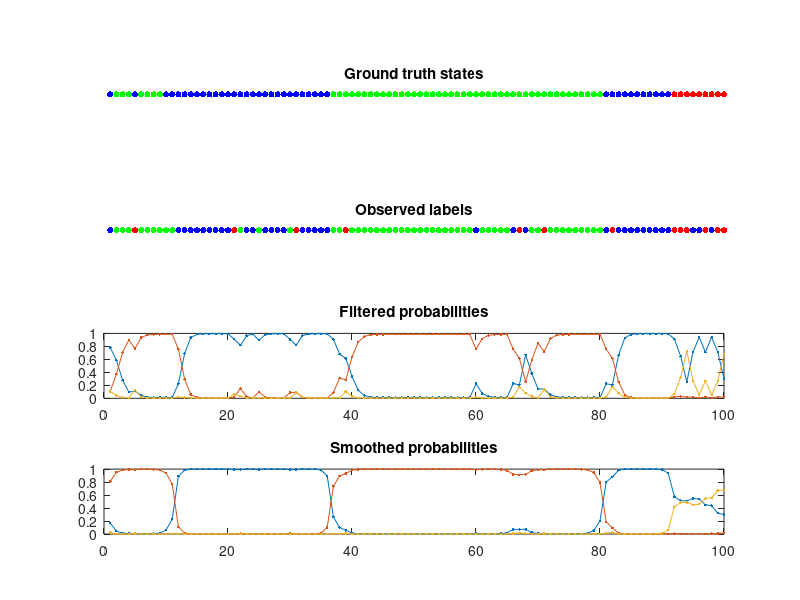
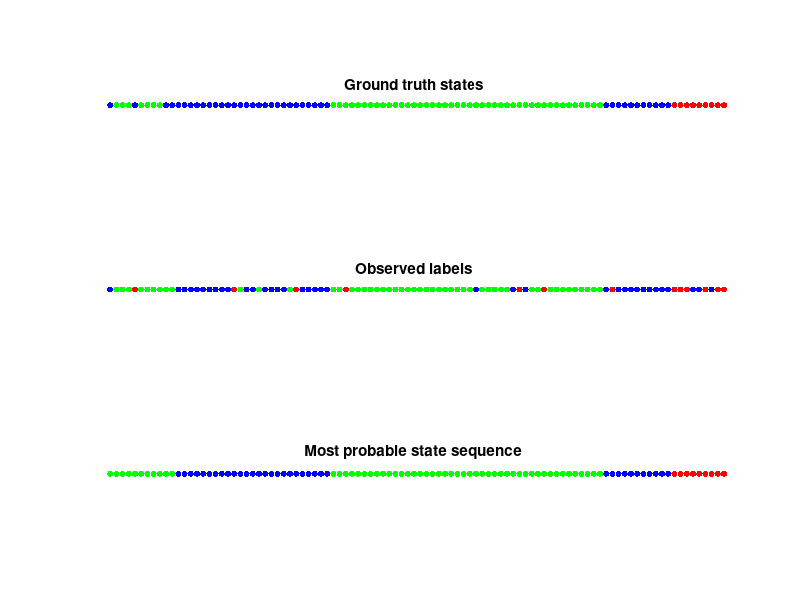

Write MATLAB code to recreate these figures, in order.
% Human-Oriented Robotics Course
% Social Robotics Lab, University of Freiburg, Kai Arras
% (c) SRL, 2014
% Exercise 8: Hidden Markov Model

clc; clear;

% Random seed (change in Ex8.1 + Ex8.2)
RNDSEED = 15;
% Sequence length K
NOBSERVATIONS = 100;    
% Note the coloring of the states: 1: blue, 2: green, 3: red

% Set seed and define some variables
rand('twister',RNDSEED);
nobs = NOBSERVATIONS;  % alias for better code readability
nstates = 3;


%% HMM Parameters
% Transition matrix A : syntax (i,j) means from state i to state j
% Observation matrix E: syntax (i,j) means prob. that symbol j is observed in state i
A = [0.97  0.02  0.01;
    0.03  0.95  0.02;
    0.025  0.025  0.95];
E = [0.7  0.2  0.1;
     0.1  0.8  0.1;
     0.1  0.1  0.6];
% Priors: uniform priors over states
priors = 1/nstates*ones(nstates,1);

% Generate a random state and observation sequence given the HMM parameters 
[obs, states] = hmmgenerate(nobs,A,E);


%% --- Exercise 8.1: Forward-backward algorithm
% Forward pass
alpha = zeros(nstates,nobs+1);
alpha(:,1) = priors;
for i = 2:nobs+1,
  % Recursive filtering equation
  Ed = diag(E(:,obs(i-1)));
  alphai = Ed * A' * alpha(:,i-1);
  % Normalization
  alpha(:,i) = alphai ./ sum(alphai);
end;

% Backward pass
x = zeros(nstates,nobs+1);
beta = zeros(nstates,nobs+1);
beta(:,end) = ones(nstates,1);
for i = nobs+1:-1:2,
  % Multiplication and normalization
  xi = alpha(:,i) .* beta(:,i);
  x(:,i) = xi ./ sum(xi);
  % Recursive smoothing equation
  Ed = diag(E(:,obs(i-1)));
  beta(:,i-1) = A * Ed * beta(:,i);
end;


%% --- Exercise 8.2: Viterbi Algorithm

% Initializations
mu    = zeros(nstates,nobs);  % probabilites of most likely path so far
smax  = zeros(nstates,nobs);  % states of most likely path so far
mu(:,1) = diag(E(:,obs(1))) * priors; 
% Main loop
for i = 2:nobs,
  Ed = diag(E(:,obs(i)));
  [m, smax(:,i)] = max(A'*diag(mu(:,i-1)),[],2);
  mu(:,i) = Ed * m;
end;
% Reconstruct most likely sequence
xstar = zeros(1,nobs);
[m, smaxlast] = max(mu(:,end));
xstar(end) = smaxlast;
simax = smaxlast;
for i = nobs:-1:2,
  simaxpre = smax(simax,i);
  xstar(i-1) = simaxpre;
  simax = simaxpre;
end;


%% Plot
% Coloring of states: 1: blue, 2: green, 3: red
figure(1); clf;

subplot(4,1,1); hold on;
colormap(flipud(eye(3))); caxis([1 3]);
scatter(1:length(states),ones(size(states)),20,states,'filled');
title('Ground truth states');
daspect([1 0.5 1]); axis off;

subplot(4,1,2); hold on;
colormap(flipud(eye(3))); caxis([1 3]);
scatter(1:length(obs),ones(size(obs)),20,obs,'filled');
title('Observed labels');
daspect([1 0.5 1]); axis off;

subplot(4,1,3); box on; hold on;
colormap(flipud(eye(3))); caxis([1 3]);
plot(1:nobs,alpha(:,2:end),'.-');
title('Filtered probabilities');

subplot(4,1,4); box on; hold on;
colormap(flipud(eye(3))); caxis([1 3]);
plot(1:nobs,x(:,2:end),'.-');
title('Smoothed probabilities');


figure(2); clf;

subplot(3,1,1); hold on;
colormap(flipud(eye(3))); caxis([1 3]);
scatter(1:length(states),ones(size(states)),20,states,'filled');
title('Ground truth states');
daspect([1 0.5 1]); axis off;

subplot(3,1,2); hold on;
colormap(flipud(eye(3))); caxis([1 3]);
scatter(1:length(obs),ones(size(obs)),20,obs,'filled');
title('Observed labels');
daspect([1 0.5 1]); axis off;

subplot(3,1,3); hold on;
colormap(flipud(eye(3))); caxis([1 3]);
scatter(1:length(xstar),ones(size(xstar)),20,xstar,'filled');
title('Most probable state sequence');
daspect([1 0.5 1]); axis off;


